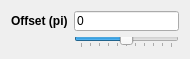
<?xml version="1.0" encoding="UTF-8"?>
<ui version="4.0">
 <class>Form</class>
 <widget class="QWidget" name="Form">
  <property name="geometry">
   <rect>
    <x>0</x>
    <y>0</y>
    <width>190</width>
    <height>59</height>
   </rect>
  </property>
  <property name="sizePolicy">
   <sizepolicy hsizetype="MinimumExpanding" vsizetype="MinimumExpanding">
    <horstretch>0</horstretch>
    <verstretch>0</verstretch>
   </sizepolicy>
  </property>
  <property name="maximumSize">
   <size>
    <width>16777215</width>
    <height>16777215</height>
   </size>
  </property>
  <property name="windowTitle">
   <string>Form</string>
  </property>
  <layout class="QGridLayout" name="gridLayout">
   <item row="1" column="0">
    <widget class="QLabel" name="label_6">
     <property name="sizePolicy">
      <sizepolicy hsizetype="Preferred" vsizetype="MinimumExpanding">
       <horstretch>0</horstretch>
       <verstretch>0</verstretch>
      </sizepolicy>
     </property>
     <property name="minimumSize">
      <size>
       <width>0</width>
       <height>20</height>
      </size>
     </property>
     <property name="font">
      <font>
       <weight>75</weight>
       <bold>true</bold>
      </font>
     </property>
     <property name="text">
      <string>Offset (pi)</string>
     </property>
    </widget>
   </item>
   <item row="1" column="1">
    <widget class="QLineEdit" name="offset_lineEdit">
     <property name="minimumSize">
      <size>
       <width>50</width>
       <height>20</height>
      </size>
     </property>
     <property name="text">
      <string>0</string>
     </property>
     <property name="placeholderText">
      <string>Offset</string>
     </property>
    </widget>
   </item>
   <item row="2" column="1">
    <widget class="QSlider" name="offset_slider">
     <property name="minimumSize">
      <size>
       <width>0</width>
       <height>10</height>
      </size>
     </property>
     <property name="minimum">
      <number>-50</number>
     </property>
     <property name="maximum">
      <number>50</number>
     </property>
     <property name="orientation">
      <enum>Qt::Horizontal</enum>
     </property>
     <property name="tickPosition">
      <enum>QSlider::TicksBelow</enum>
     </property>
     <property name="tickInterval">
      <number>10</number>
     </property>
    </widget>
   </item>
   <item row="1" column="2" rowspan="2">
    <spacer name="horizontalSpacer">
     <property name="orientation">
      <enum>Qt::Horizontal</enum>
     </property>
     <property name="sizeHint" stdset="0">
      <size>
       <width>0</width>
       <height>20</height>
      </size>
     </property>
    </spacer>
   </item>
  </layout>
 </widget>
 <resources/>
 <connections/>
</ui>
